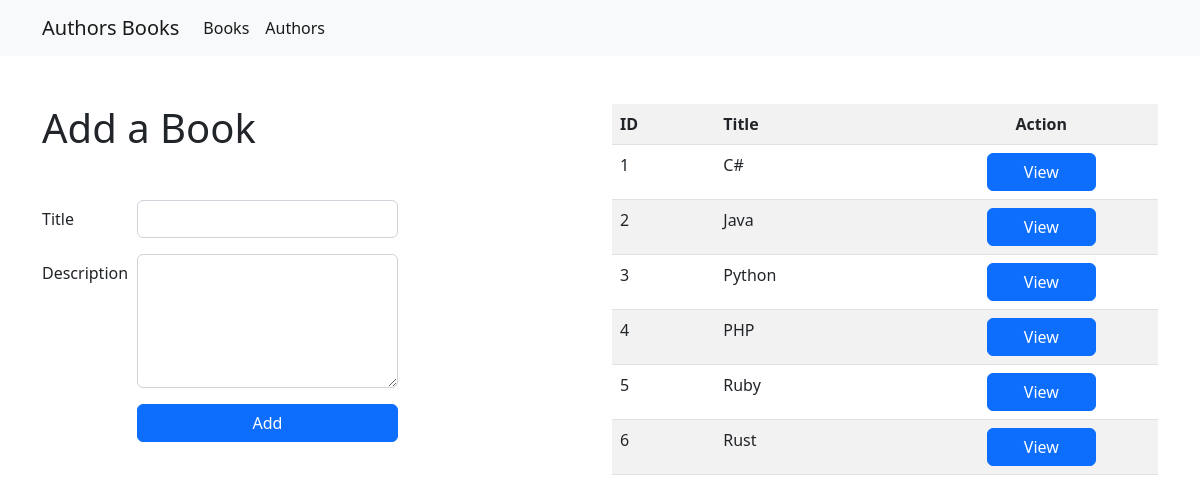
The page / on the database its author committed.
### books_authors_app/models.py (models this page shows)
class Books(models.Model):
    title = models.CharField(max_length=255)
    desc = models.TextField()
    created_at = models.DateTimeField(auto_now_add = True)
    updated_at = models.DateTimeField(auto_now = True)

### books_authors_app/views.py (the view)
# urls.py: path('',views.books),
def books(request):
    context={
        "books": Books.objects.all()
    }
    return render(request,'books.html', context)

### books_authors_app/templates/books.html (shortened to what this page needs)
{% extends "main_layout.html" %}
{% block content %}
<div class="container my-5">
    <div class="row">
        <div class="col-6 mb-3">
            <h1 class="mb-5">Add a Book</h1>
            <form action="add-book" method="post">
                <div class="row mb-3">
                    <label for="book_title" class="col-form-label col-2">Title</label>
                    <div class="col-6">
                        <input class="form-control" type="text" name="book_title" id="book_title">
                    </div>
                </div>
                <div class="row mb-3">
                    <label for="book_desc" class="col-form-label col-2">Description</label>
                    <div class="col-6">
                        <textarea class="form-control" name="book_desc" id="book_desc" cols="30" rows="5"></textarea>
                    </div>
                </div>
                <div class="row mb-3">
                    <div class="col-6 offset-2">
                        <input class="btn btn-primary w-100" type="submit" value="Add">
                    </div>
                </div>
            </form>
        </div>
        <div class="col-6">
            <table class="table table-striped">
                <tr>
                    <th>ID</th>
                    <th>Title</th>
                    <th class="text-center">Action</th>
                </tr>
                {% for book in books %}
                <tr class="">
                    <td>{{book.id}}</td>
                    <td>{{book.title}}</td>
                    <td class="text-center"><a class='btn btn-primary w-50' href="books/{{book.id}}">View</a></td>
                </tr>
                {% endfor %}
            </table>
        </div>
    </div>
</div>
{% endblock %}

### rows shown on the page
Books: id "1", title "C#"
Books: id "2", title "Java"
Books: id "3", title "Python"
Books: id "4", title "PHP"
Books: id "5", title "Ruby"
Books: id "6", title "Rust"
